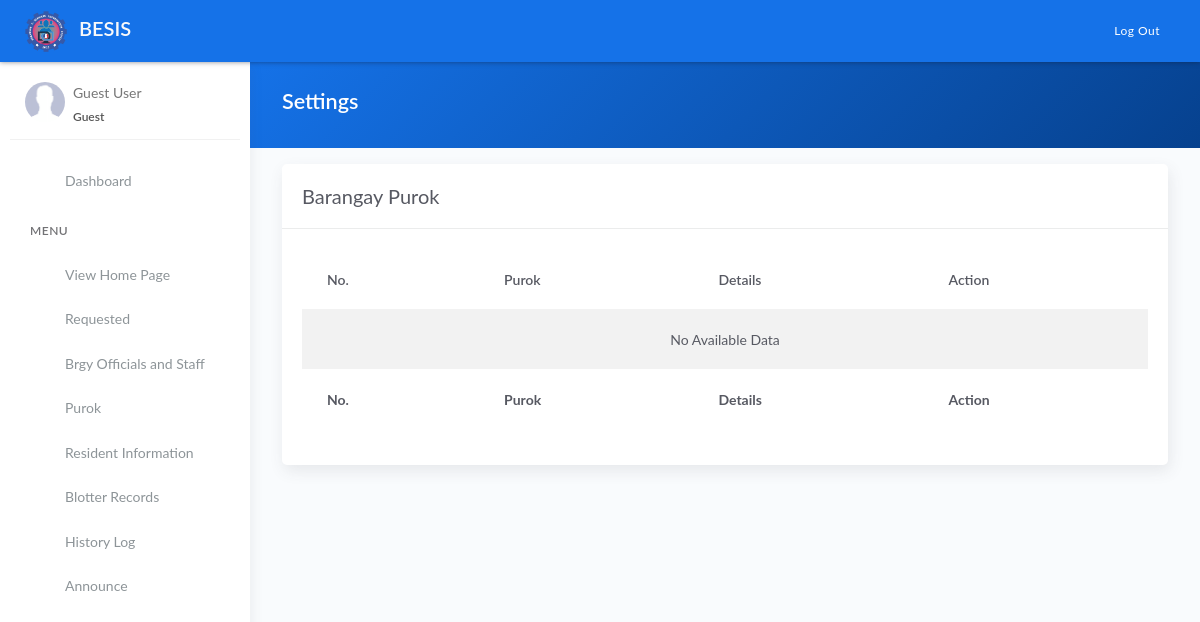
/purok.php, run on an earlier commit of the app's database.
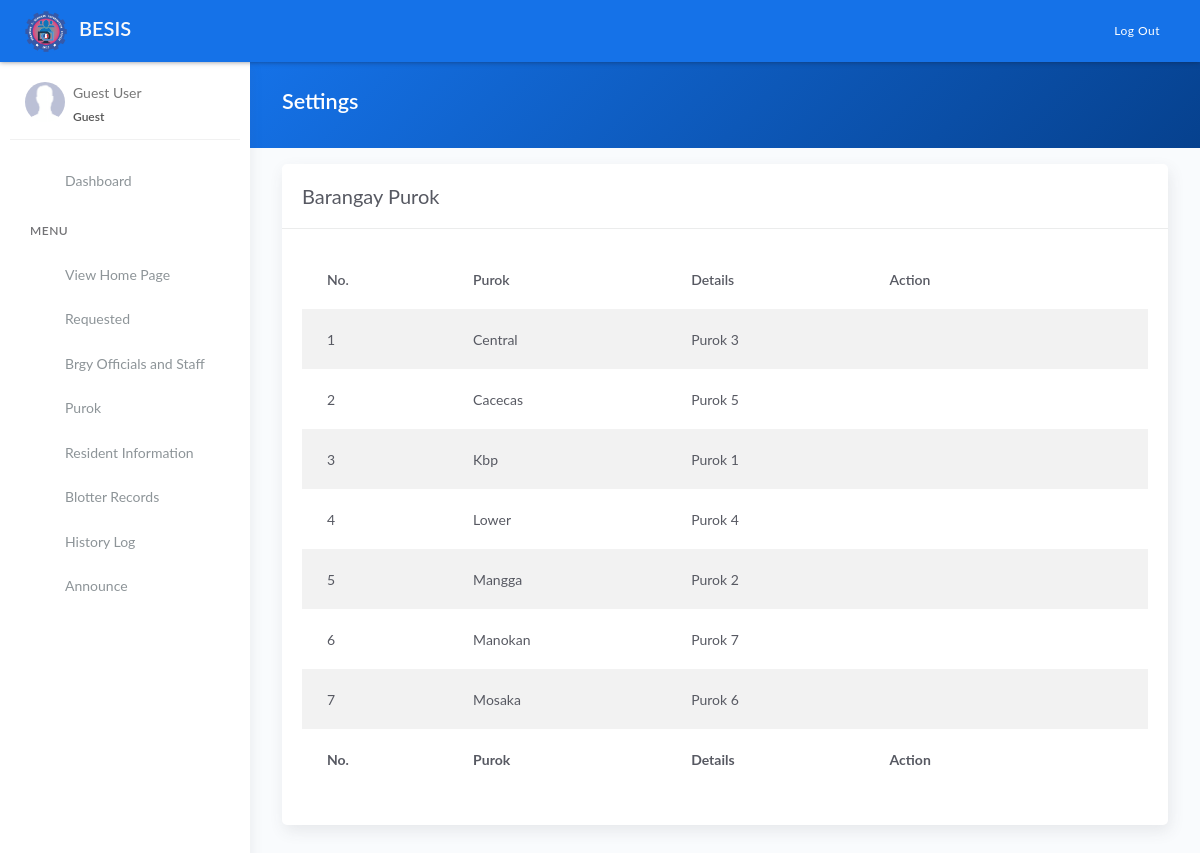
And on a later commit of the database.
### tables this page shows
CREATE TABLE `tblpurok` (
  `id` int(11) NOT NULL AUTO_INCREMENT,
  `name` varchar(255) DEFAULT NULL,
  `details` text DEFAULT NULL,
  PRIMARY KEY (`id`)
);

### purok.php (the view, shortened to what this page needs)
<?php include 'server/server.php' ?>
<?php
    $query = "SELECT * FROM tblpurok ORDER BY `name`";
    $result = $conn->query($query);
    $purok = array();
	while($row = $result->fetch_assoc()){
		$purok[] = $row;
	}
?>
<!DOCTYPE html>
<html lang="en">
<head>
	<?php include 'templates/header.php' ?>
</head>
<body>
	<div class="wrapper">
		<?php include 'templates/main-header.php' ?>
		<?php include 'templates/sidebar.php' ?>
		<div class="main-panel">
			<div class="content">
				<div class="panel-header bg-primary-gradient">
					<div class="page-inner">
						<div class="d-flex align-items-left align-items-md-center flex-column flex-md-row">
							<div>
								<h2 class="text-white fw-bold">Settings</h2>
							</div>
						</div>
					</div>
				</div>
				<div class="page-inner">
					<div class="row mt--2">
						<div class="col-md-12">
                            <div class="card">
								<div class="card-header">
									<div class="card-head-row">
										<div class="card-title">Barangay Purok</div>
									</div>
								</div>
								<div class="card-body">
                                    <div class="table-responsive">
                                        <table class="table table-striped">
                                            <thead>
                                                <tr>
                                                    <th scope="col">No.</th>
                                                    <th scope="col">Purok</th>
                                                    <th scope="col">Details</th>
                                                    <th scope="col">Action</th>
                                                </tr>
                                            </thead>
                                            <tbody>
                                                <?php if(!empty($purok)): ?>
                                                    <?php $no=1; foreach($purok as $row): ?>
                                                    <tr>
                                                        <td><?= $no ?></td>
                                                        <td><?= $row['name'] ?></td>
                                                        <td><?= $row['details'] ?></td>
                                                        <td>
                                                            <div class="form-button-action">
                                                                <a type="button" href="#edit" data-toggle="modal" class="btn btn-link btn-primary" title="Edit Purok" onclick="editPurok(this)"
                                                                    data-name="<?= $row['name'] ?>" data-details="<?= $row['details'] ?>" data-id="<?= $row['id'] ?>">
                                                                </a>
                                                                <a type="button" data-toggle="tooltip" href="model/remove_purok.php?id=<?= $row['id'] ?>" onclick="return confirm('Are you sure you want to delete this purok?');" class="btn btn-link btn-danger" data-original-title="Remove">
                                                                </a>
                                                            </div>
                                                        </td>
                                                    </tr>
                                                    <?php $no++; endforeach ?>
                                                <?php else: ?>
                                                    <tr>
                                                        <td colspan="4" class="text-center">No Available Data</td>
                                                    </tr>
                                                <?php endif ?>
                                            </tbody>
                                            <tfoot>
                                                <tr>
                                                    <th scope="col">No.</th>
                                                    <th scope="col">Purok</th>
                                                    <th scope="col">Details</th>
                                                    <th scope="col">Action</th>
                                                </tr>
                                            </tfoot>
                                        </table>
                                    </div>
								</div>
							</div>
						</div>
					</div>
				</div>
			</div>
		</div>
	</div>
</body>
</html>

What changed in the data, as far as the page shows it:
added tblpurok: name "Central", details "Purok 3"
added tblpurok: name "Cacecas", details "Purok 5"
added tblpurok: name "Kbp", details "Purok 1"
added tblpurok: name "Lower", details "Purok 4"
added tblpurok: name "Mangga", details "Purok 2"
added tblpurok: name "Manokan", details "Purok 7"
added tblpurok: name "Mosaka", details "Purok 6"
Also different on the page:
text no longer shown: "No Available Data"
